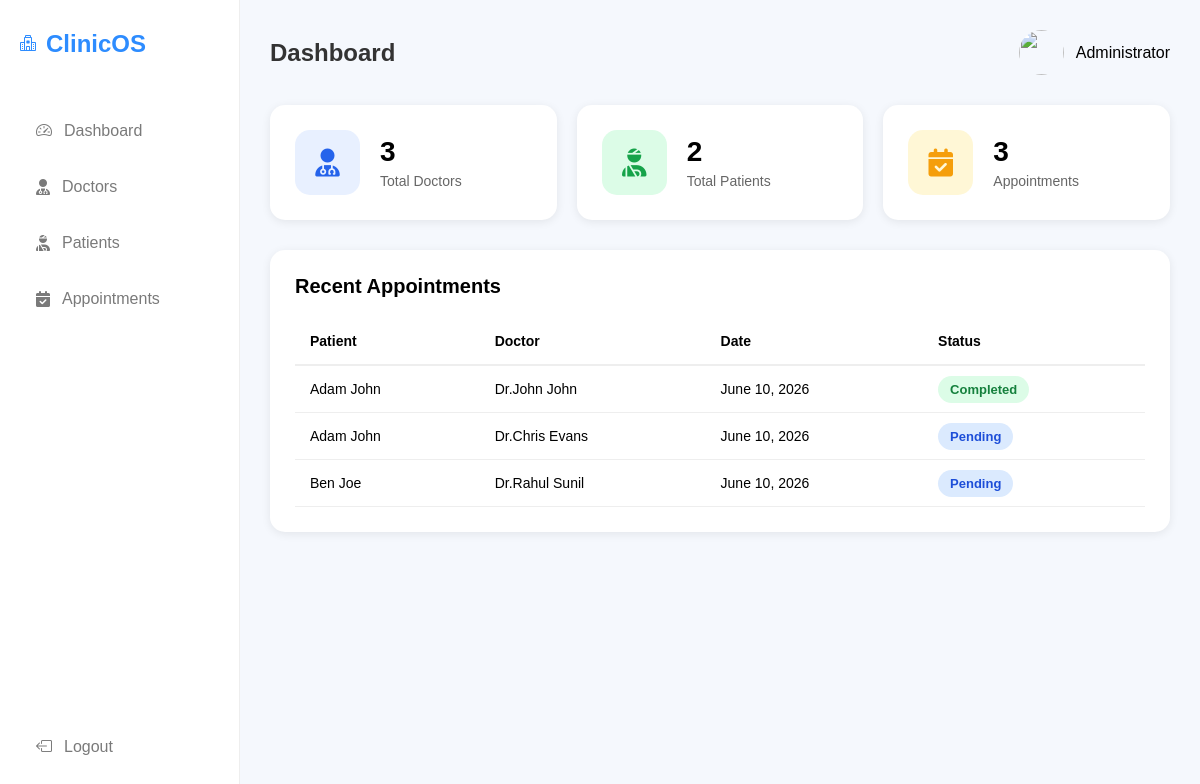
Before: /admin_panel/dashboard/ (signed in) with the older database file.
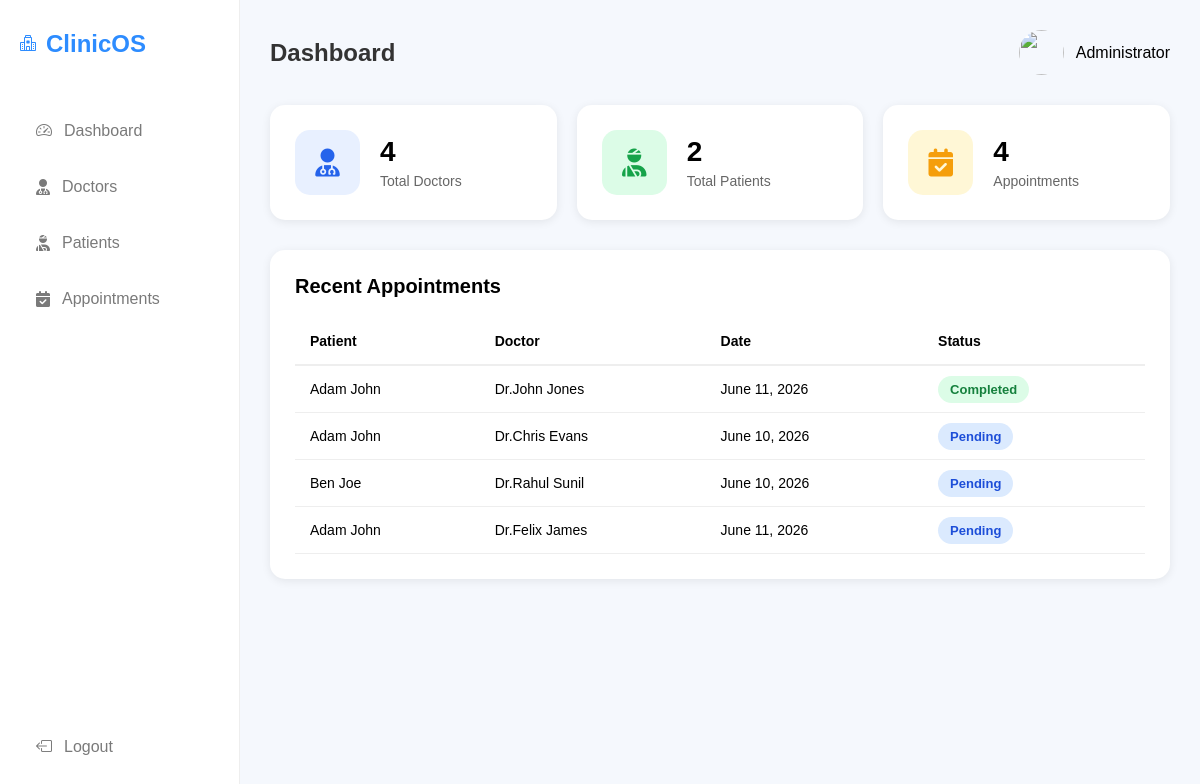
After: the same page with the newer database file.
### managementsystem/models.py (models this page shows, shortened)
class Appointment(models.Model):
    doctor = models.ForeignKey(Doctor, on_delete=models.CASCADE)
    patient = models.ForeignKey(Patient, on_delete=models.CASCADE)
    appointment_date = models.DateField(default=timezone.now)
    appointment_time = models.TimeField(null=True,blank=True)
    reason = models.TextField(blank=True)
    STATUS_CHOICES = [('Pending', 'Pending'),('Completed', 'Completed'),]
    status = models.CharField(max_length=20,choices=STATUS_CHOICES,default='Pending')
    notes = models.TextField(blank=True)

class Patient(models.Model):
    user = models.OneToOneField(CustomUser,on_delete=models.CASCADE)
    gender_choices = (('male','Male'),('female','Female'),('other','Other'))
    gender = models.CharField(max_length=10,choices=gender_choices,default='male')
    age = models.IntegerField()
    phone = models.CharField(max_length=15)
    blood_group = models.CharField(max_length=5)
    photo = models.ImageField(upload_to='patients',default='default/default.png')

class CustomUser(AbstractUser):
    ROLE_CHOICES = (
        ('admin', 'Admin'),
        ('doctor', 'Doctor'),
        ('patient', 'Patient'),
    )
    role = models.CharField(max_length=20, choices=ROLE_CHOICES,default='patient')

class Doctor(models.Model):
    user = models.OneToOneField(CustomUser,on_delete=models.CASCADE)
    phone = models.CharField(max_length=15, blank=True, null=True)
    department = models.CharField(max_length=100)
    education = models.TextField(default='MBBS')
    photo = models.ImageField(upload_to='doctors',default='default/default.png')

### managementsystem/views/admin_views.py (the view)
# urls.py: path('dashboard/', admin_dashboard, name='admin_dashboard'),
@admin_required
def admin_dashboard(request):
    context = {'appointments':Appointment.objects.all(),
               'appointment_count':Appointment.objects.count(),
               'patient_count':Patient.objects.count(),
               'doctor_count':Doctor.objects.count()}
    return render(request,'admin/dashboard.html',context)

### managementsystem/templates/admin/dashboard.html (shortened to what this page needs)
{% extends 'admin/base.html' %}
{%load static%}
{%block header%}Dashboard{%endblock%}
{%block content%}
    <section class="dashboard-cards">
            <div class="stat-card">
                <div class="icon doctors">
                    <i class="fa-solid fa-user-doctor"></i>
                </div>
                <div>
                    <h2>{{ doctor_count }}</h2>
                    <p>Total Doctors</p>
                </div>
            </div>
            <div class="stat-card">
                <div class="icon patients">
                    <i class="fa-solid fa-user-injured"></i>
                </div>
                <div>
                    <h2>{{ patient_count }}</h2>
                    <p>Total Patients</p>
                </div>
            </div>
            <div class="stat-card">
                <div class="icon appointments">
                    <i class="fa-solid fa-calendar-check"></i>
                </div>
                <div>
                    <h2>{{ appointment_count }}</h2>
                    <p>Appointments</p>
                </div>
            </div>
        </section>
        <section class="table-card">
            <h2>Recent Appointments</h2>
            <table>
                <thead>
                    <tr>
                        <th>Patient</th>
                        <th>Doctor</th>
                        <th>Date</th>
                        <th>Status</th>
                    </tr>
                </thead>
                <tbody>
                    {% for appointment in appointments %}
                    <tr>
                        <td>{{ appointment.patient.user.get_full_name}}</td>
                        <td>Dr.{{ appointment.doctor.user.get_full_name }}</td>
                        <td>{{ appointment.appointment_date }}</td>
                        <td>
                            {% if appointment.status == 'Completed' %}
                                <span class="status completed">
                                   Completed
                                </span>
                            {% else %}
                                <span class="status scheduled">
                                    Pending
                                </span>
                            {% endif %}
                        </td>
                    </tr>
                    {% empty %}
                    <tr>
                        <td colspan="4">No appointments found.</td>
                    </tr>
                    {% endfor %}
                </tbody>
            </table>
        </section>
    {%endblock%}

Changed rows visible on the page:
changed Appointment: doctor.user.get_full_name "John John" → "John Jones"; appointment_date "June 10, 2026" → "June 11, 2026"
added Appointment: patient.user.get_full_name "Adam John", doctor.user.get_full_name "Felix James", appointment_date "June 11, 2026", status "Pending"
Other visible differences:
{{ doctor_count }}: "3" → "4"
{{ appointment_count }}: "3" → "4"
